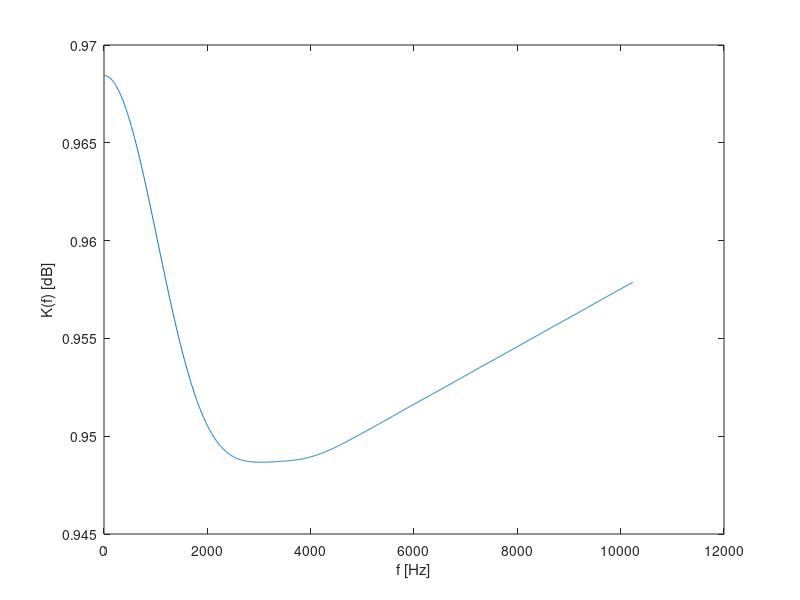

The MATLAB script that drew this image: (Note: this script raises an error after producing the figure.)
clc;
clear all;
close all;

fs = 64e3;
% 
% theta = 500 * 2*pi / fs;
% m = 0.9;
% 
% p1 = m*exp(j*theta);
% p2 = m*exp(-j*theta);
% 
% k = 0.02;
% 
% sys = zpk([], [p1 p2], k, -1);
% % pzmap(sys);
% 
% [b a] = tfdata(sys);
% y = filter(cell2mat(b),cell2mat(a),bandnoise(10000, 1.0, 64e3, 256e3));
% psd(spectrum.welch('Hamming',2048), y,'Fs',64000)

N = 100;
att = 1;

% butorlap
F = [0  125 250 500 1000 2000 4000 fs/2];
D = [14 14  10  6   8    10   10   2];
D = [6   6  6   6   8    10   10   2];

F = F / (fs/2);
A = sqrt( (100 - D) / 100 );

h = fir2(N,F,A);

% Plotting the filter
fftlength = 10000;
frequencies = (0:fftlength-1)*(fs/fftlength);
K = (abs(fft(h,10000)));
plot(frequencies(1:1600), K(1:1600));
xlabel('f [Hz]');
ylabel('K(f) [dB]');

[b a] = stmcb(h, 3, 3);
y = bode(tf(b,a,-1));
% b = b / (y(1)/A(1));
b = b / (y(1)/0.90);
figure; bode(tf(b,a,-1));

num = b + a;
den = -b + a;

% psd(spectrum.welch('Hamming',2048), filter(b,a,bandnoise(10000, 1.0, 64e3, 64e4)), 'Fs', fs);